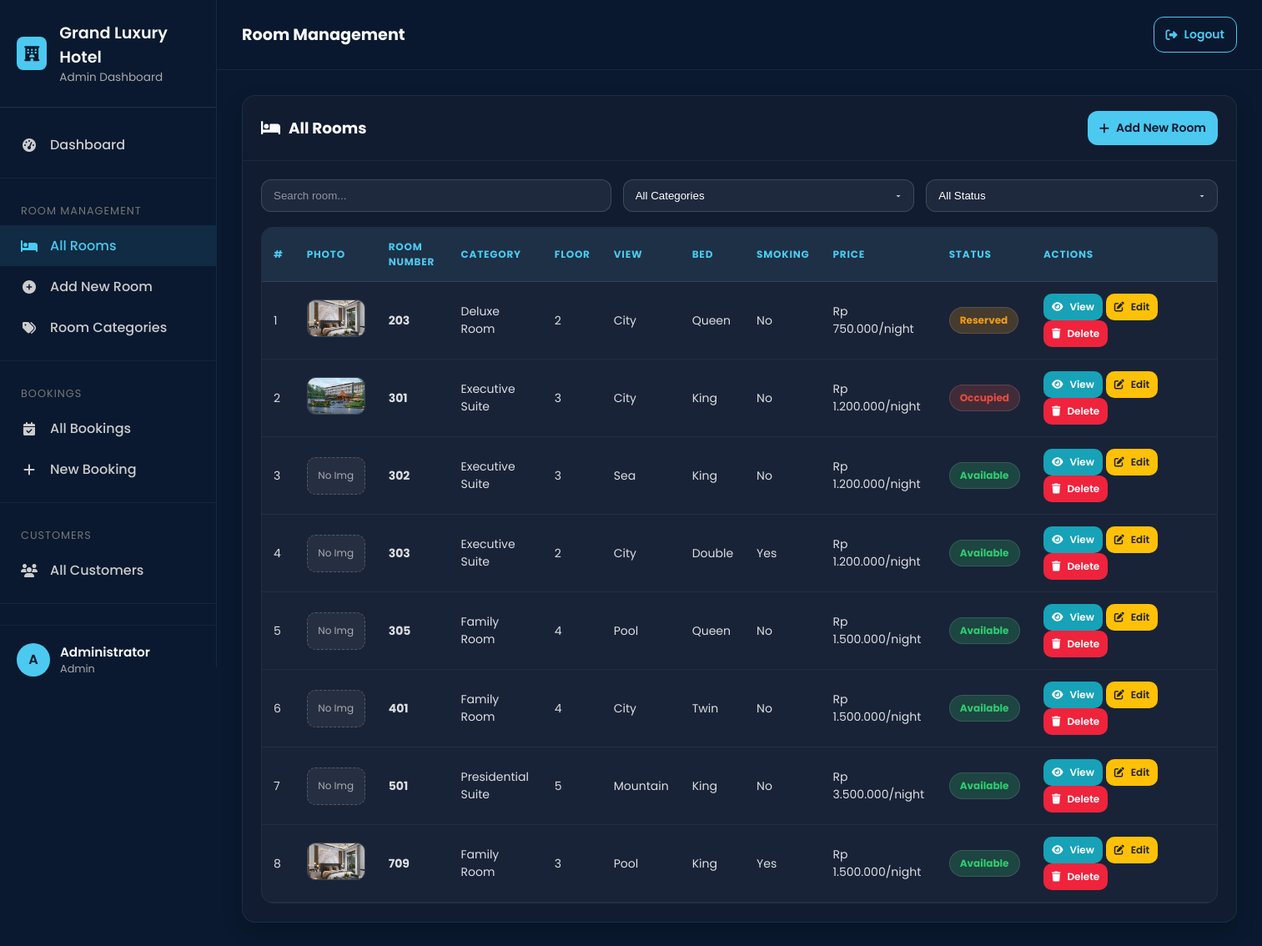
/admin/rooms.php (signed in), run on the app's committed database.
### tables this page shows
CREATE TABLE `settings` (
  `id` int(11) NOT NULL,
  `setting_key` varchar(100) NOT NULL,
  `setting_value` text DEFAULT NULL,
  `setting_group` varchar(50) DEFAULT 'general',
  `description` text DEFAULT NULL,
  `created_at` timestamp NOT NULL DEFAULT current_timestamp(),
  `updated_at` timestamp NOT NULL DEFAULT current_timestamp() ON UPDATE current_timestamp()
);

CREATE TABLE `rooms` (
  `id` int(11) NOT NULL,
  `room_number` varchar(10) NOT NULL,
  `category_id` int(11) NOT NULL,
  `floor` varchar(10) DEFAULT NULL,
  `view_type` enum('city','garden','pool','mountain','sea') DEFAULT 'city',
  `bed_type` enum('single','double','queen','king','twin') DEFAULT 'double',
  `smoking` tinyint(1) DEFAULT 0,
  `description` text DEFAULT NULL,
  `image` varchar(255) DEFAULT NULL,
  `images` text DEFAULT NULL,
  `status` enum('available','occupied','maintenance','cleaning','reserved') DEFAULT 'available',
  `created_at` timestamp NOT NULL DEFAULT current_timestamp()
);

CREATE TABLE `room_categories` (
  `id` int(11) NOT NULL,
  `name` varchar(100) NOT NULL,
  `description` text DEFAULT NULL,
  `base_price` decimal(10,2) NOT NULL,
  `max_capacity` int(11) DEFAULT 2,
  `amenities` text DEFAULT NULL,
  `image` varchar(255) DEFAULT NULL,
  `created_at` timestamp NOT NULL DEFAULT current_timestamp()
);

### admin/rooms.php (the view, shortened to what the rows shown need)
<?php
require_once '../includes/config.php';
$page_title = 'Room Management';
$action = $_GET['action'] ?? '';
$roomDetail = null;
?>
<!DOCTYPE html>
<html lang="id">
<head>
    <link rel="stylesheet" href="https://cdnjs.cloudflare.com/ajax/libs/font-awesome/6.4.0/css/all.min.css">
</head>
<body>
<div class="admin-wrapper">
    <aside class="sidebar">
        <div class="sidebar-header">
            <div class="sidebar-title">
                <h3><?= htmlspecialchars($hotel_name ?? 'Hotel') ?></h3>
                <p>Admin Dashboard</p>
            </div>
        </div>
    </aside>
    <main class="main-content">
        <header class="top-header">
            <div style="display:flex;align-items:center;gap:10px;">
                <h1 style="font-size:1.2rem;"><?= htmlspecialchars($page_title) ?></h1>
            </div>
        </header>
        <div class="content-area">
            <?php if ($action === 'add'): ?>
                <div class="card">
                    <div class="card-header">
                        <h3><i class="fas fa-plus-circle"></i> Add New Room</h3>
                        <a href="rooms.php" class="btn btn-secondary">
                            <i class="fas fa-arrow-left"></i> Back
                        </a>
                    </div>
                    <div class="card-body">
                        <form method="POST" action="rooms.php?action=add" enctype="multipart/form-data">
                            <div style="display:grid;grid-template-columns:1fr 1fr;gap:18px;">
                                <div>
                                    <label class="form-label">Room Number *</label>
                                    <input type="text" name="room_number" class="form-control" required placeholder="101 / 201A">
                                </div>
                                <div>
                                    <label class="form-label">Floor *</label>
                                    <input type="text" name="floor" class="form-control" required placeholder="1 / 2 / 3">
                                </div>
                            </div>
                            <div style="margin-top:18px;">
                                <label class="form-label">Category *</label>
                                <select name="category_id" class="form-control" required>
                                    <option value="">Select Category</option>
                                    <?php
                                    $cats = $conn->query("SELECT * FROM room_categories ORDER BY name ASC");
                                    while ($cat = $cats->fetch_assoc()):
                                    ?>
                                        <option value="<?= $cat['id'] ?>">
                                            <?= htmlspecialchars($cat['name']) ?> - <?= formatCurrency($cat['base_price']) ?>/night
                                        </option>
                                    <?php endwhile; ?>
                                </select>
                            </div>
                            <div style="display:grid;grid-template-columns:1fr 1fr;gap:18px;margin-top:18px;">
                                <div>
                                    <label class="form-label">View Type</label>
                                    <select name="view_type" class="form-control">
                                        <option value="city">City</option>
                                        <option value="garden">Garden</option>
                                        <option value="pool">Pool</option>
                                        <option value="sea">Sea</option>
                                        <option value="mountain">Mountain</option>
                                    </select>
                                </div>
                                <div>
                                    <label class="form-label">Bed Type</label>
                                    <select name="bed_type" class="form-control">
                                        <option value="single">Single</option>
                                        <option value="double" selected>Double</option>
                                        <option value="queen">Queen</option>
                                        <option value="king">King</option>
                                        <option value="twin">Twin</option>
                                    </select>
                                </div>
                            </div>
                            <div style="display:grid;grid-template-columns:1fr 1fr;gap:18px;margin-top:18px;">
                                <div>
                                    <label class="form-label">Status *</label>
                                    <select name="status" class="form-control" required>
                                        <option value="available" selected>Available</option>
                                        <option value="occupied">Occupied</option>
                                        <option value="reserved">Reserved</option>
                                        <option value="maintenance">Maintenance</option>
                                        <option value="cleaning">Cleaning</option>
                                    </select>
                                </div>
                                <div style="display:flex;align-items:center;gap:10px;margin-top:30px;">
                                    <input type="checkbox" name="smoking" value="1" id="smoking">
                                    <label for="smoking" style="color:#ccc;">Smoking Room</label>
                                </div>
                            </div>
                            <div style="margin-top:18px;">
                                <label class="form-label">Description</label>
                                <textarea name="description" class="form-control" rows="3" placeholder="Room description..."></textarea>
                            </div>
                            <div style="margin-top:18px;">
                                <label class="form-label">Room Photo</label>
                                <input type="file" name="room_image" class="form-control" accept=".jpg,.jpeg,.png,.webp">
                                <small style="color:#aaa;">Max 2MB (JPG/PNG/WEBP)</small>
                            </div>
                            <div style="margin-top:22px;display:flex;gap:10px;flex-wrap:wrap;">
                                <button type="submit" class="btn btn-primary">
                                    <i class="fas fa-save"></i> Save Room
                                </button>
                                <a href="rooms.php" class="btn btn-secondary">Cancel</a>
                            </div>
                        </form>
                    </div>
                </div>
            <!-- ======================
                 EDIT ROOM PAGE
                 ====================== -->
            <?php else: ?>
                <div class="card">
                    <div class="card-body">
                        <div class="table-responsive">
                            <table id="roomsTable">
                                <thead>
                                    <tr>
                                        <th>#</th>
                                        <th>Photo</th>
                                        <th>Room Number</th>
                                        <th>Category</th>
                                        <th>Floor</th>
                                        <th>View</th>
                                        <th>Bed</th>
                                        <th>Smoking</th>
                                        <th>Price</th>
                                        <th>Status</th>
                                        <th style="min-width:220px;">Actions</th>
                                    </tr>
                                </thead>
                                <tbody>
                                <?php
                                $sql = "SELECT r.*, rc.name AS category_name, rc.base_price
                                        FROM rooms r
                                        JOIN room_categories rc ON r.category_id = rc.id
                                        ORDER BY r.room_number ASC";
                                $res = $conn->query($sql);
                                $no = 1;
                                if ($res && $res->num_rows > 0):
                                    while ($row = $res->fetch_assoc()):
                                        $statusClass = 'status-info';
                                        if ($row['status'] === 'available') $statusClass = 'status-success';
                                        if ($row['status'] === 'occupied') $statusClass = 'status-danger';
                                        if ($row['status'] === 'reserved') $statusClass = 'status-warning';
                                ?>
                                    <tr data-category="<?= $row['category_id'] ?>" data-status="<?= $row['status'] ?>">
                                        <td><?= $no++ ?></td>
                                        <td>
                                            <?php if (!empty($row['image'])): ?>
                                                <img class="img-thumb" src="../assets/uploads/rooms/<?= htmlspecialchars($row['image']) ?>" alt="Room Photo">
                                            <?php else: ?>
                                                <div class="img-empty">No Img</div>
                                            <?php endif; ?>
                                        </td>
                                        <td><strong><?= htmlspecialchars($row['room_number']) ?></strong></td>
                                        <td><?= htmlspecialchars($row['category_name']) ?></td>
                                        <td><?= htmlspecialchars($row['floor']) ?></td>
                                        <td><?= htmlspecialchars(ucfirst($row['view_type'])) ?></td>
                                        <td><?= htmlspecialchars(ucfirst($row['bed_type'])) ?></td>
                                        <td><?= $row['smoking'] ? 'Yes' : 'No' ?></td>
                                        <td><?= formatCurrency($row['base_price']) ?>/night</td>
                                        <td>
                                            <span class="status-badge <?= $statusClass ?>">
                                                <?= htmlspecialchars(ucfirst($row['status'])) ?>
                                            </span>
                                        </td>
                                        <td>
                                            <a class="btn btn-sm btn-info" href="rooms.php?action=view&id=<?= $row['id'] ?>">
                                                <i class="fas fa-eye"></i> View
                                            </a>
                                            <a class="btn btn-sm btn-warning" href="rooms.php?action=edit&id=<?= $row['id'] ?>">
                                                <i class="fas fa-edit"></i> Edit
                                            </a>
                                            <a class="btn btn-sm btn-danger" onclick="return confirm('Delete this room?')"
                                               href="rooms.php?action=delete&id=<?= $row['id'] ?>">
                                                <i class="fas fa-trash"></i> Delete
                                            </a>
                                        </td>
                                    </tr>
                                <?php
                                    endwhile;
                                endif; ?>
                                </tbody>
                            </table>
                        </div>
                    </div>
                </div>
            <?php endif; ?>
        </div>
    </main>
</div>
</body>
</html>

### data on the page
settings: setting_value "Grand Luxury Hotel"
rooms: image (picture), room_number "203", category.name "Deluxe Room", floor "2", view_type "City", bed_type "Queen", smoking "No", category.base_price "Rp 750.000", status "Reserved"
rooms: image (picture), room_number "301", category.name "Executive Suite", floor "3", view_type "City", bed_type "King", smoking "No", category.base_price "Rp 1.200.000", status "Occupied"
rooms: shows "No Img", room_number "302", category.name "Executive Suite", floor "3", view_type "Sea", bed_type "King", smoking "No", category.base_price "Rp 1.200.000", status "Available"
rooms: shows "No Img", room_number "303", category.name "Executive Suite", floor "2", view_type "City", bed_type "Double", smoking "Yes", category.base_price "Rp 1.200.000", status "Available"
rooms: shows "No Img", room_number "305", category.name "Family Room", floor "4", view_type "Pool", bed_type "Queen", smoking "No", category.base_price "Rp 1.500.000", status "Available"
rooms: shows "No Img", room_number "401", category.name "Family Room", floor "4", view_type "City", bed_type "Twin", smoking "No", category.base_price "Rp 1.500.000", status "Available"
rooms: shows "No Img", room_number "501", category.name "Presidential Suite", floor "5", view_type "Mountain", bed_type "King", smoking "No", category.base_price "Rp 3.500.000", status "Available"
rooms: image (picture), room_number "709", category.name "Family Room", floor "3", view_type "Pool", bed_type "King", smoking "Yes", category.base_price "Rp 1.500.000", status "Available"

### other printed values
substr($_SESSION['full_name'] ?? 'A', 0, 1) "A"
$_SESSION['full_name'] "Administrator"
$_SESSION['role'] "Admin"
$page_title "Room Management"
